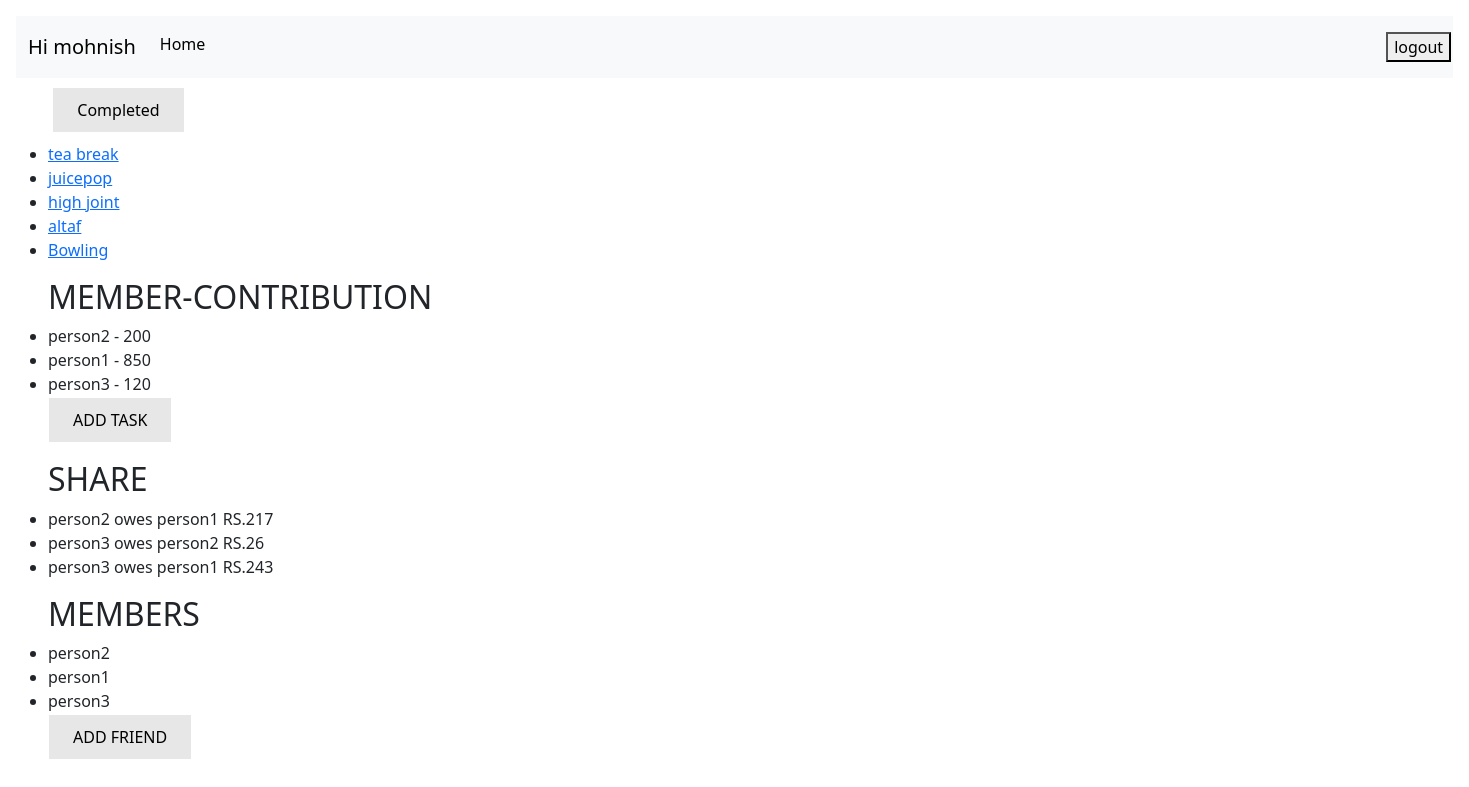
The page /trips/2 (signed in) on the database its author committed.
### sbill/models.py (models this page shows, shortened)
class tasks(models.Model):
    trip_name1 = models.ForeignKey(trip,on_delete=models.CASCADE, db_index=True)
    task=models.CharField(max_length=100)
    whopaid=models.CharField(max_length=100)
    taskexp=models.IntegerField()

class friend(models.Model):
    friends=models.CharField(max_length=100)
    user=models.ForeignKey(trip,on_delete=models.CASCADE)

### sbill/views.py (the view)
# urls.py: path('trips/<int:task_pk>',views.trippage,name='trippage'),
def trippage(request,task_pk):
    task = tasks.objects.filter(trip_name1 = task_pk)
    tp={}
    tp["tp1"]=task_pk
    friends=friend.objects.filter(user=task_pk)
    trips=trip.objects.filter(user=request.user)
    exp={}
    frnd=[]
    for i in friends:
        exp[i.friends]=0
        frnd.append(i.friends)
    for i in task:
        if(i.whopaid in exp):
            exp[i.whopaid]+=i.taskexp
    rlt=[]
    for i in range(len(frnd)):
        for j in range(i+1,len(frnd)):
            diff_amt=exp[frnd[i]]//len(frnd)-exp[frnd[j]]//len(frnd)
            if diff_amt>0:
                rlt.append(str(frnd[j]+" owes "+frnd[i]+" RS."+str(diff_amt)))
            elif diff_amt<0:
                rlt.append(str(frnd[i]+" owes "+frnd[j]+" RS."+str(0-diff_amt)))
    return render(request,'sbill/trippage.html',{'tasks':task,'tps':tp,'friends':friends,'trips':trips,'exps':exp,'result':rlt})

### sbill/templates/sbill/trippage.html (shortened to what this page needs)
{% extends 'sbill/base.html' %}
{% block content %}
<!doctype html>
<html lang="en">
  <head>
    <link href="https://cdn.jsdelivr.net/npm/bootstrap@5.3.2/dist/css/bootstrap.min.css" rel="stylesheet">
    <link href="https://getbootstrap.com/docs/5.3/assets/css/docs.css" rel="stylesheet">
  </head>
  <body class="p-3 m-0 border-0 bd-example m-0 border-0">
    <nav class="navbar navbar-expand-lg">
      <div class="container-fluid">
        <div class="collapse navbar-collapse" id="navbarNavAltMarkup">
          <div class="navbar-nav">&nbsp;&nbsp;
            <form action="{% url 'completed' tps.tp1 %}" method="POST">
              <button class="button button4" type='Submit'>Completed</button>
            </form>
          </div>
        </div>
      </div>
    </nav>
    <div class="grid-container">
        <div class="grid-item"><ul>
        {% for a in tasks %}
          <li>
            <a href="{% url 'updatetask' tps.tp1 a.id %}">{{a.task}}</a>
          </li>
        {% endfor %}
        </ul></div>
        </div>
        <div class="grid-container">
        <div class="grid-item"><ul>
          <h2>MEMBER-CONTRIBUTION</h2>
          {% for a,b in exps.items %}
             <li>{{a}} - {{b}}</li>
          {% endfor %}
          <a href="{% url 'addtask' tps.tp1 %}"><button class="button button4" type='Submit'>ADD TASK</button></a>
        </ul></div>
        </div>
        <div class="grid-container">
        <div class="grid-item"><ul>
          <h2>SHARE</h2>
          {% for a in result %}
          <li>{{a}}</li>
          {% endfor %}
        </ul></div>
        </div>
        <div class="grid-container">
        <div class="grid-item"><ul>
          <h2>MEMBERS</h2>
          {% for a in friends %}
            <li>{{a.friends}}</li>
          {% endfor %}
          <a href="{% url 'addfriend' tps.tp1 %}"><button class="button button4" type='Submit'>ADD FRIEND</button></a>
        </ul></div>
  </div>
  </body>
</html>
{% endblock %}

### sbill/templates/sbill/base.html (shortened to what this page needs)
<!doctype html>
<html lang="en">
  <head>
    <link href="https://cdn.jsdelivr.net/npm/bootstrap@5.3.2/dist/css/bootstrap.min.css" rel="stylesheet">
    <link href="https://getbootstrap.com/docs/5.3/assets/css/docs.css" rel="stylesheet">
  </head>
  <body class="p-3 m-0 border-0 bd-example m-0 border-0">
    <nav class="navbar navbar-expand-lg bg-body-tertiary">
      <div class="container-fluid">
        {% if user.is_authenticated %}
        <a class="navbar-brand" href="{%url 'currentpage'%}">Hi {{user}}</a>
        {% endif %}
        <div class="collapse navbar-collapse" id="navbarNavAltMarkup">
          <div class="navbar-nav">
            <a class="nav-link active"href="{%url 'currentpage'%}">Home</a>
            {% if user.is_authenticated %}
            <form class="nav-link" action="{% url 'logoutuser' %}" method="POST">
              <button type='Submit'>logout</button>
            </form>
            {% else %}
            <a class="nav-link" href="{% url 'signupuser' %}">SignUp</a>
            <a class="nav-link" href="{% url 'loginuser' %}">LogIn</a>
            {% endif %}
          </div>
        </div>
      </div>
    </nav>
  </body>
  {% block content %}{% endblock %}
</html>

### sbill/templates/sbill/trippage.html (style rules this page uses)
.button { background-color: #4CAF50; border: none; color: white; padding: 10px 24px; text-align: center; text-decoration: none; display: inline-block; font-size: 16px; margin: 2px 1px; cursor: pointer; }
.button4 { background-color: #e7e7e7; color: black; }

### rows shown on the page
tasks: task "tea break"
tasks: task "juicepop"
tasks: task "high joint"
tasks: task "altaf"
tasks: task "Bowling"
friend: exps "person2", friends "person2"
friend: exps "person1", friends "person1"
friend: exps "person3", friends "person3"

### other values the page prints
{{ user }} "mohnish"
{{ b }} "200" "850" "120"
{{ a }} "person2 owes person1 RS.217" "person3 owes person2 RS.26" "person3 owes person1 RS.243"
